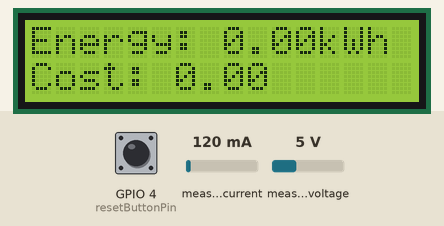
Bench run of a sketch on a simulated ESP32. On the bench: 16×2 character LCD. Inputs (shaded band) come from the test bench; at power-on: measured current 120 mA, measured voltage 5 V, GPIO 4 (resetButtonPin) HIGH. WiFi joins after 1.5 s; servers stay silent unless stated; EEPROM starts erased.

Above: at 4.7 s.
4.8 s: measured current set to 40 mA
At 7.4 s:
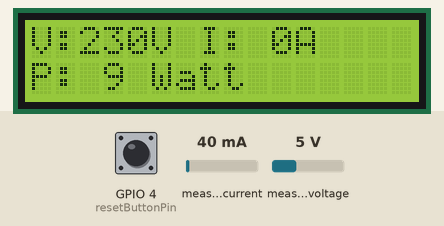
11.2 s: measured voltage set to 0.3 V
At 14.6 s:
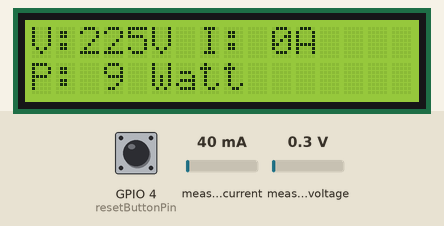
17.6 s: measured current set to 500 mA
At 19.0 s:
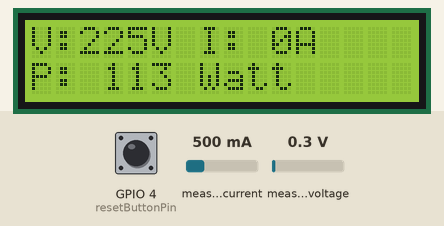
21.6 s: measured voltage set to 3.8 V
At 23.2 s:
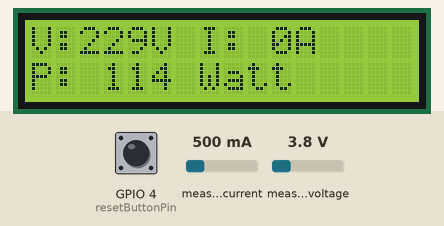
25.6 s: measured current set to 1000 mA
At 27.5 s:
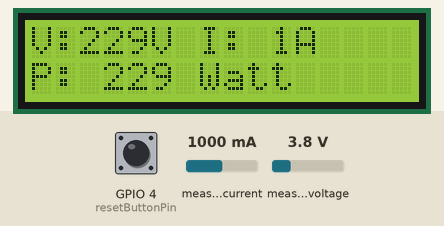
29.6 s: measured voltage set to 7.5 V
At 30.5 s:
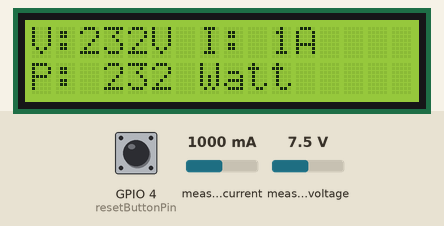
Timing chart, 0 to 32.6 s (numbered marks = the images above; inputs shaded):
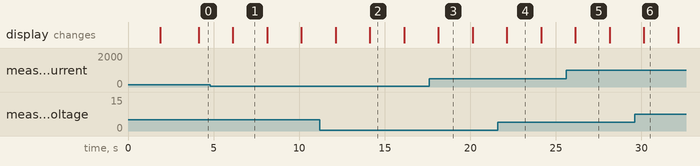

Measured:
- after the input at 4.8 s, the display: changes after 1.3 s (image 1)
- after the input at 11.2 s, the display: first differs from a run without the input after 2.9 s (image 2)
- after the input at 17.6 s, the display: changes after 0.53 s (image 3)
- after the input at 21.6 s, the display: changes after 0.53 s (image 4)
- after the input at 25.6 s, the display: changes after 0.53 s (image 5)
- what the display in image 1 shows lasts 2.0 s, from 6.1 s to 8.1 s

The sketch:

smart_meter.ino
```cpp
#define BLYNK_TEMPLATE_ID "TMPL3Rg0e2xYn"  // Define Blynk template ID
#define BLYNK_TEMPLATE_NAME "Smart IOT Energy Meter"  // Define Blynk template name
#define BLYNK_PRINT Serial  // Enable Serial printing for Blynk debug information

#include "EmonLib.h"  // Include EmonLib for energy monitoring
#include <EEPROM.h>  // Include EEPROM library for storing data
#include <WiFi.h>  // Include WiFi library for network connectivity
#include <BlynkSimpleEsp32.h>  // Include Blynk library for ESP32
#include <Wire.h>  // Include Wire library for I2C communication
#include <LiquidCrystal_I2C.h>  // Include LiquidCrystal_I2C library for LCD display
#include <HTTPClient.h>  // Include HTTPClient library for HTTP requests
#include <ArduinoJson.h>  // Include ArduinoJson library for JSON handling

LiquidCrystal_I2C lcd(0x27, 16, 2);  // Initialize LCD with I2C address 0x27 and size 16x2

// Define your Telegram bot token and chat ID
const char* telegramBotToken = "**********";  // Telegram bot token
const char* telegramChatID = "**********";  // Telegram chat ID

// Constants for calibration
const float vCalibration = 42.5;  // Voltage calibration factor
const float currCalibration = 1.80;  // Current calibration factor

// Blynk and WiFi credentials
const char auth[] = "**********";  // Blynk authentication token
const char ssid[] = "**********";  // WiFi SSID
const char pass[] = "**********";  // WiFi password

// EnergyMonitor instance
EnergyMonitor emon;  // Create an instance of EnergyMonitor

// Timer for regular updates
BlynkTimer timer;  // Create a Blynk timer instance

// Variables for energy calculation
float kWh = 0.0;  // Variable to store energy consumed in kWh
float cost = 0.0;  // Variable to store cost of energy consumed
const float ratePerkWh = 6.5;  // Cost rate per kWh
unsigned long lastMillis = millis();  // Variable to store last time in milliseconds

// EEPROM addresses for each variable
const int addrKWh = 12;  // EEPROM address for kWh
const int addrCost = 16;  // EEPROM address for cost

// Display page variable
int displayPage = 0;  // Variable to track current LCD display page

// Reset button pin
const int resetButtonPin = 4;  // Pin for reset button (change to your button pin)

// Function prototypes
void sendEnergyDataToBlynk();  // Prototype for sending energy data to Blynk
void readEnergyDataFromEEPROM();  // Prototype for reading energy data from EEPROM
void saveEnergyDataToEEPROM();  // Prototype for saving energy data to EEPROM
void updateLCD();  // Prototype for updating LCD display
void changeDisplayPage();  // Prototype for changing LCD display page
void sendBillToTelegram();  // Prototype for sending bill to Telegram
void resetEEPROM();  // Prototype for resetting EEPROM data

void setup() {
  WiFi.begin(ssid, pass);  // Start WiFi connection
  while (WiFi.status() != WL_CONNECTED) {
    delay(500);  // Wait for WiFi connection
  }
  Blynk.begin(auth, ssid, pass);  // Start Blynk connection

  // Initialize the LCD
  lcd.init();  // Initialize the LCD
  lcd.backlight();  // Turn on LCD backlight

  // Initialize EEPROM
  EEPROM.begin(32);  // Initialize EEPROM with 32 bytes of storage

  // Initialize the reset button pin
  pinMode(resetButtonPin, INPUT_PULLUP);  // Set reset button pin as input with pull-up resistor

  // Read stored data from EEPROM
  readEnergyDataFromEEPROM();  // Read energy data from EEPROM

  // Setup voltage and current inputs
  emon.voltage(35, vCalibration, 1.7);  // Configure voltage measurement: input pin, calibration, phase shift
  emon.current(34, currCalibration);  // Configure current measurement: input pin, calibration

  // Setup timers
  timer.setInterval(2000L, sendEnergyDataToBlynk);  // Set timer to send energy data to Blynk every 2 seconds
  timer.setInterval(2000L, changeDisplayPage);  // Set timer to change display page every 2 seconds
  timer.setInterval(60000L, sendBillToTelegram);  // Set timer to send bill to Telegram every 60 seconds
}

void loop() {
  Blynk.run();  // Run Blynk
  timer.run();  // Run timers

  // Check if the reset button is pressed
  if (digitalRead(resetButtonPin) == LOW) {  // If reset button is pressed (assuming button press connects to ground)
    delay(200);  // Debounce delay
    resetEEPROM();  // Reset EEPROM data
  }
}

void sendEnergyDataToBlynk() {
  emon.calcVI(20, 2000);  // Calculate voltage and current: number of half wavelengths (crossings), time-out
  float Vrms = emon.Vrms;  // Get root mean square voltage
  float Irms = emon.Irms;  // Get root mean square current
  float apparentPower = emon.apparentPower;  // Get apparent power

  // Calculate energy consumed in kWh
  unsigned long currentMillis = millis();  // Get current time in milliseconds
  kWh += apparentPower * (currentMillis - lastMillis) / 3600000000.0;  // Update kWh
  lastMillis = currentMillis;  // Update last time

  // Calculate the cost based on the rate per kWh
  cost = kWh * ratePerkWh;  // Calculate cost

  // Save the latest values to EEPROM
  saveEnergyDataToEEPROM();  // Save energy data to EEPROM

  // Send data to Blynk
  Blynk.virtualWrite(V0, Vrms);  // Send voltage to Blynk virtual pin V0
  Blynk.virtualWrite(V1, Irms);  // Send current to Blynk virtual pin V1
  Blynk.virtualWrite(V2, apparentPower);  // Send apparent power to Blynk virtual pin V2
  Blynk.virtualWrite(V3, kWh);  // Send energy in kWh to Blynk virtual pin V3
  Blynk.virtualWrite(V4, cost);  // Send cost to Blynk virtual pin V4

  // Update the LCD with the new values
  updateLCD();  // Update LCD display
}

void readEnergyDataFromEEPROM() {
  EEPROM.get(addrKWh, kWh);  // Read kWh from EEPROM
  EEPROM.get(addrCost, cost);  // Read cost from EEPROM

  // Initialize to zero if values are invalid
  if (isnan(kWh)) {
    kWh = 0.0;  // Set kWh to 0 if invalid
    saveEnergyDataToEEPROM();  // Save to EEPROM
  }
  if (isnan(cost)) {
    cost = 0.0;  // Set cost to 0 if invalid
    saveEnergyDataToEEPROM();  // Save to EEPROM
  }
}

void saveEnergyDataToEEPROM() {
  EEPROM.put(addrKWh, kWh);  // Save kWh to EEPROM
  EEPROM.put(addrCost, cost);  // Save cost to EEPROM
  EEPROM.commit();  // Commit EEPROM changes
}

void updateLCD() {
  lcd.clear();  // Clear LCD display
  if (displayPage == 0) {
    lcd.setCursor(0, 0);  // Set cursor to first row
    lcd.printf("V:%.fV I: %.fA", emon.Vrms, emon.Irms);  // Print voltage and current
    lcd.setCursor(0, 1);  // Set cursor to second row
    lcd.printf("P: %.f Watt", emon.apparentPower);  // Print power and energy
  } else if (displayPage == 1) {
    lcd.setCursor(0, 0);  // Set cursor to first row
    lcd.printf("Energy: %.2fkWh", kWh);  // Print energy
    lcd.setCursor(0, 1);  // Set cursor to second row
    lcd.printf("Cost: %.2f", cost);  // Print cost
  }
}

void changeDisplayPage() {
  displayPage = (displayPage + 1) % 2;  // Change display page
  updateLCD();  // Update LCD display
}

void sendBillToTelegram() {
  String message = "Total Energy Consumed: " + String(kWh, 2) + " kWh\nTotal Cost: ₹" + String(cost, 2);  // Create message
  HTTPClient http;  // Create HTTP client
  http.begin("https://api.telegram.org/bot" + String(telegramBotToken) + "/sendMessage");  // Begin HTTP request
  http.addHeader("Content-Type", "application/json");  // Add header

  DynamicJsonDocument jsonDoc(256);  // Create JSON document
  jsonDoc["chat_id"] = telegramChatID;  // Set chat ID
  jsonDoc["text"] = message;  // Set message text

  String jsonString;  // Create JSON string
  serializeJson(jsonDoc, jsonString);  // Serialize JSON document
  int httpCode = http.POST(jsonString);  // Send HTTP POST request

  // Optional: Handle HTTP errors here
  http.end();  // End HTTP request
}

void resetEEPROM() {
  kWh = 0.0;  // Reset kWh to 0
  cost = 0.0;  // Reset cost to 0
  saveEnergyDataToEEPROM();  // Save to EEPROM
}
```
